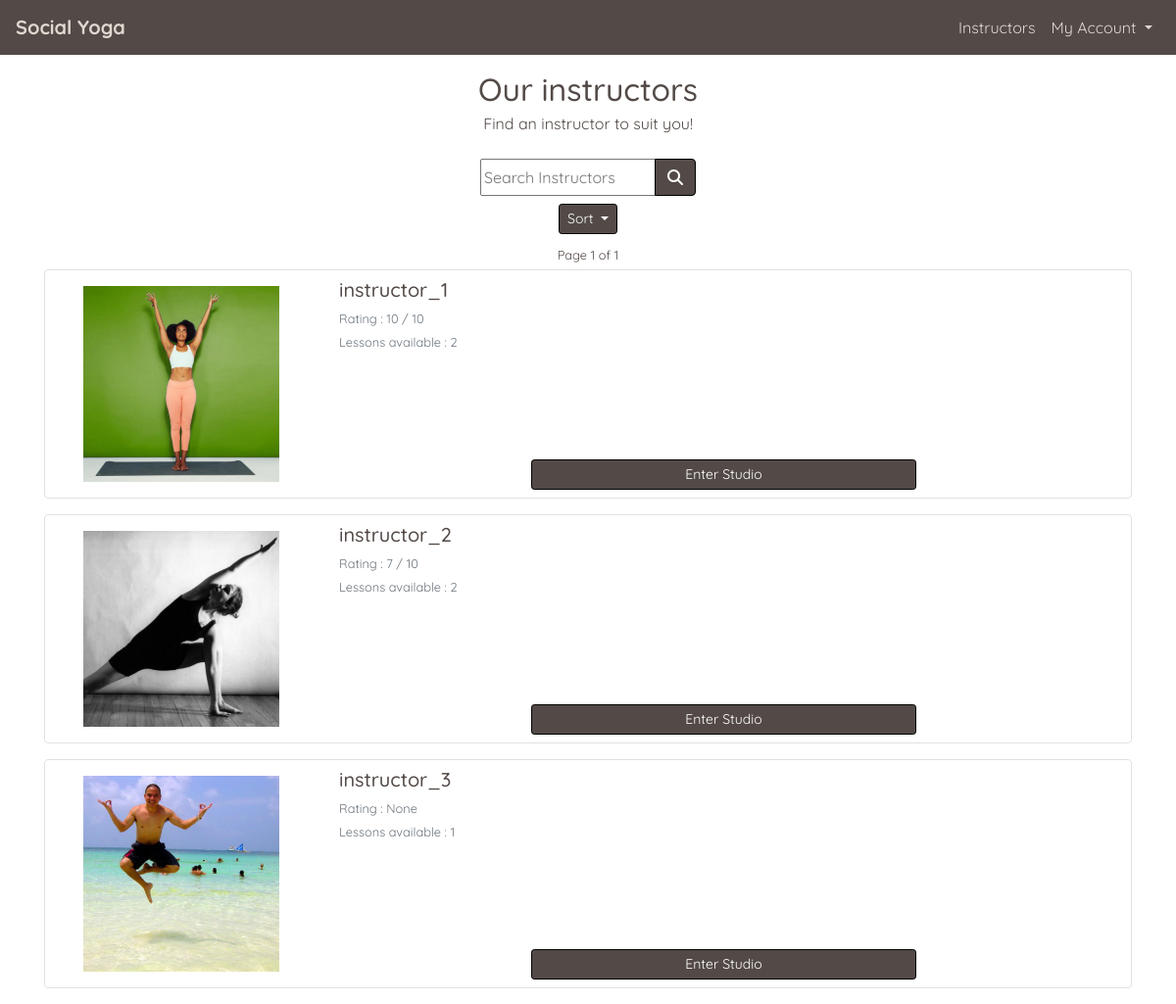
Before: /profiles/instructors/ with the older database file.
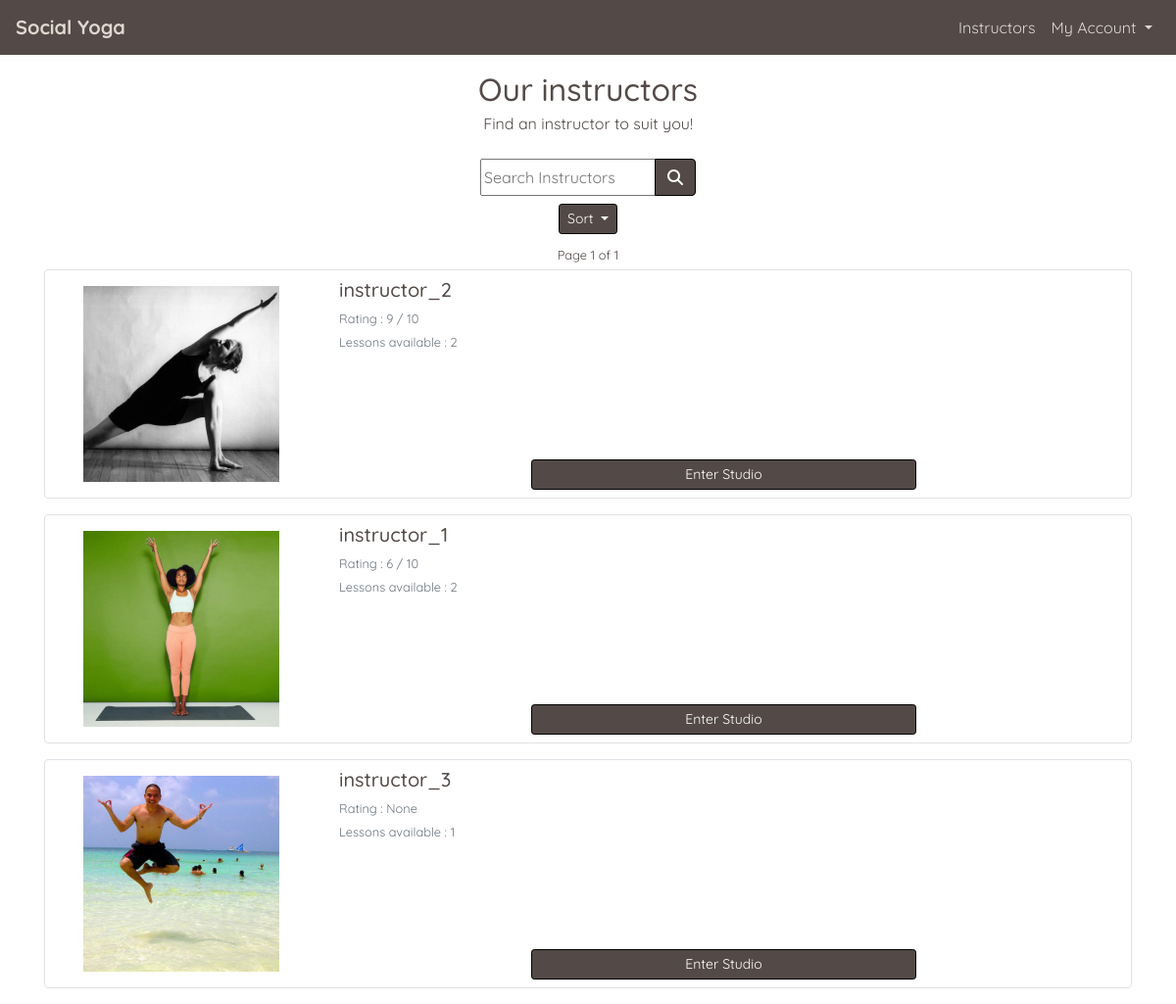
After: the same page with the newer database file.
### profiles/models.py (models this page shows, shortened)
class UserProfile(models.Model):
    user = models.OneToOneField(User, on_delete=models.CASCADE)
    first_name = models.CharField(max_length=50, null=False, blank=False)
    last_name = models.CharField(max_length=50, null=False, blank=False)
    is_instructor = models.BooleanField(default=False)
    requested_instructor_status = models.BooleanField(default=False)
    card_description = models.TextField(max_length=256, blank=True, default='')
    profile_description = models.TextField(max_length=650,
                                           blank=True,
                                           default='')
    image = ResizedImageField(size=[600, 600],
                              quality=75,
                              crop=['middle', 'center'],
                              force_format='JPEG',
                              null=True,
                              blank=True,
                              upload_to='profile_images/')
    rating = models.DecimalField(max_digits=5,
                                 decimal_places=0,
                                 null=True,
                                 blank=True)
    lesson_count = models.IntegerField(default=0, editable=False)
    def __str__(self):
        return self.user.username

### profiles/views.py (the view, shortened to what this page needs)
# urls.py: path('instructors/', views.instructors, name='instructors'),
def instructors(request):
    valid_sort_values = ['user__username', 'rating', 'lesson_count']
    sort_by = 'rating'
    sort_direction = 'desc'
    current_query = ''
    page_number = 1  # Default page number
    instructors_on_page = 5  # No of lessons on a page at once
    instructor_list = UserProfile.objects.filter(is_instructor=True,
                                                 lesson_count__gt=0)
    if request.method == 'POST':
        return redirect('instructors')
    if sort_direction == 'desc':
        instructor_list = instructor_list.order_by(F(
                           sort_by).desc(nulls_last=True))
    else:
        instructor_list = instructor_list.order_by(F(
                           sort_by).asc(nulls_last=True))
    template = 'profiles/instructors.html'
    p = Paginator(instructor_list, instructors_on_page)
    try:
        page_object = p.page(page_number)
    except EmptyPage:
        messages.error(request, "Page does not exist, returning to page 1")
        page_object = p.page(1)
    context = {
        'instructor_list': page_object,
        'sort_direction': sort_direction,
        'sort_by': sort_by,
        'current_query': current_query,
    }
    return render(request, template, context)

### home/contexts.py (called while the page is built)
def purchased_lessons(request):
    profile = get_profile_or_none(request)
    purchased = None
    purchased_lesson_ids = []
    if profile:
        purchased = OrderLineItem.objects.filter(profile=profile)
        if purchased:
            for item in purchased:
                purchased_lesson_ids.append(item.lesson.lesson_id)
    context = {
        'purchased_lessons': purchased,
        'purchased_lesson_ids': purchased_lesson_ids,
    }
    return context

### yoga/utils.py (called while the page is built)
def get_profile_or_none(request):
    try:
        return UserProfile.objects.get(user=request.user)
    except Exception:
        return None

### profiles/templates/profiles/instructors.html (shortened to what this page needs)
{% extends "base.html" %}
{% load static %}
{% block page_header %}
    <div class="container header-container">
        <div class="row">
            <div class="col">
                <h1 class="text-center title-text mt-3 mb-1">Our instructors</h1>
                <p class="text-center mb-3">Find an instructor to suit you!</p>
            </div>
        </div>
    </div>
{% endblock %}
{% block content %}
    <div class="overlay"></div>
    <div class="container page-contents">
        <div class="row">
            <div class="col-12">
                {% include 'profiles/includes/instructor_sorting.html' %}
                <p class="text-center mb-1">
                <strong>
                    <small>
                        {% if instructor_list %}Page {{ instructor_list.number }} of {{ instructor_list.paginator.num_pages }}{% endif %}
                    </small>
                </strong>
                </p>
                {% for instructor in instructor_list %}
                    <div class="card mb-3 border custom-border">
                        <div class="row mx-auto w-100">
                            <div class="col-md-3 my-auto">
                            {% if instructor.image %}
                                <div class="my-3 d-flex justify-content-center">
                                    <img src="{{ instructor.image.url }}" class="instructor-card-image profile-image img-fluid" alt="{{ instructor.first_name }}">
                                </div>
                            {% endif %}
                            </div>
                            <div class="col-md-9">
                                <div class="card-body h-100 d-flex flex-column p-2">
                                    <h5 class="card-title mb-1"><a href="{% url 'lessons' %}?instructor={{ instructor.id }}" class="style-link">{{ instructor }}</a></h5>
                                    <p class="text-muted mb-0"><small>Rating : {{ instructor.rating }}{% if instructor.rating %} / 10{% endif %}</small></p>
                                    <p class="text-muted mb-2"><small>Lessons available : {{ instructor.lesson_count }}</small></p>
                                    <p class="card-text mt-auto d-flex justify-content-center">
                                        <a class="btn btn-custom-darken btn-sm w-50" href="{% url 'lessons' %}?instructor={{ instructor.id }}" role="button">
                                            Enter Studio
                                        </a>
                                    </p>
                                </div>
                            </div>
                        </div>
                    </div>
                {% endfor %}
            </div>
        </div>
    </div>
{% endblock %}

### templates/base.html (shortened to what this page needs)
{% load static %}
<!doctype html>
<html lang="en">
  <head>
    {% block corecss %}
      <link rel="stylesheet" href="https://cdn.jsdelivr.net/npm/bootstrap@4.5.3/dist/css/bootstrap.min.css">
      <link rel="stylesheet" href="{% static 'css/base.css' %}" >
    {% endblock %}
</head>
<body>
    <header class="container-fluid fixed-top-desktop-only p-0">
        <nav class="navbar navbar-expand-lg navbar-custom">
            <a class="navbar-brand" href="{% url 'home' %}"><strong>Social Yoga</strong></a>
            <div class="collapse navbar-collapse" id="navbarNav">
                <ul class="navbar-nav ml-auto mb-2 mb-lg-0">
                    <li class="nav-item">
                        <a class="nav-link active" aria-current="page" href="{% url 'instructors' %}">Instructors</a>
                    </li>
                    <li class="nav-item">
                        <div class="nav-link dropdown">
                            <a class="dropdown-toggle nav-link-format" href="#" role="button" id="accountDropdownMenuLink" data-toggle="dropdown" aria-haspopup="true" aria-expanded="false">
                                {% if user.is_authenticated %}{{ user|title }}'s{% else %}My{% endif %} Account
                            </a>
                        </div>
                    </li>
                </ul>
            </div>
        </nav>
    </header>
        {% block page_header %}
        {% endblock %}
        {% block content %}
        {% endblock %}
</body>
</html>

### profiles/templates/profiles/includes/instructor_sorting.html (shortened to what this page needs)
<div class="row pt-2" id="instructor-search">
    <div class="col-12 d-flex">
        <div class="form-container mx-auto">
            <form class="form" method="GET" action="{% url 'instructors' %}">
                <div class="input-group w-100">
                    <input type="text" name="q" placeholder="Search Instructors" value="{% if current_query %}{{ current_query }}{% endif %}">
                    <div class="input-group-append">
                        <button class="btn btn-custom-darken text-white" type="submit">
                            <span>
                                <i class="fas fa-search"></i>
                            </span>
                        </button>
                    </div>
                </div>
            </form>
        </div>
    </div>
</div>
<div class="dropdown d-flex justify-content-center my-2">
    <a class="btn btn-custom-darken btn-sm dropdown-toggle" href="#" role="button" id="dropdownMenuLink" data-toggle="dropdown" aria-haspopup="true" aria-expanded="false">
        Sort
    </a>
</div>

### static/css/base.css (style rules this page uses)
html { height: 100%; }
body { background: url('/static/images/backgrounds/background-image.jpg') no-repeat center center fixed; background-size: cover; background-position: 75% 40px; height: calc(100vh - 63px); color: #534a47; font-family: 'Quicksand'; font-size: 16px; }
.title-text { font-size: 1.5rem; }
.overlay { height: 100%; width: 100%; top: 0; left: 0; position: fixed; background: white; z-index: -1; }
.header-container { margin-top: 0px; }
.custom-border { border: solid 1px #534a47; border-radius: .25rem; }
.text-white { color: white; }
.btn-custom-darken { background: #534a47; color: #fff !important; border: 1px solid black; }
.style-link { color: #534a47; }
.navbar-custom { background-color: #534a47; }
.navbar-custom a { color: #e0d8d0; }
.nav-link-format { text-decoration: none; }
.profile-image { max-width: 120px; border-radius: 50%; }
@media (min-width: 768px) { .title-text, .index-main-text { font-size: 2rem; } }
@media (min-width: 768px) { .profile-image { width: 100%; max-width: 200px; border-radius: 0%; overflow: hidden; } }
@media (min-width: 1200px) { body { background-position: 0 35px; } }
@media (min-width: 1200px) { .header-container { margin-top: 56px; } }
@media (min-width: 1200px) { .fixed-top-desktop-only { position: fixed; top: 0; right: 0; left: 0; z-index: 1049; } }

Changed rows visible on the page:
changed UserProfile "instructor_2": rating "7" → "9"; moves up the list
changed UserProfile "instructor_1": rating "10" → "6"
